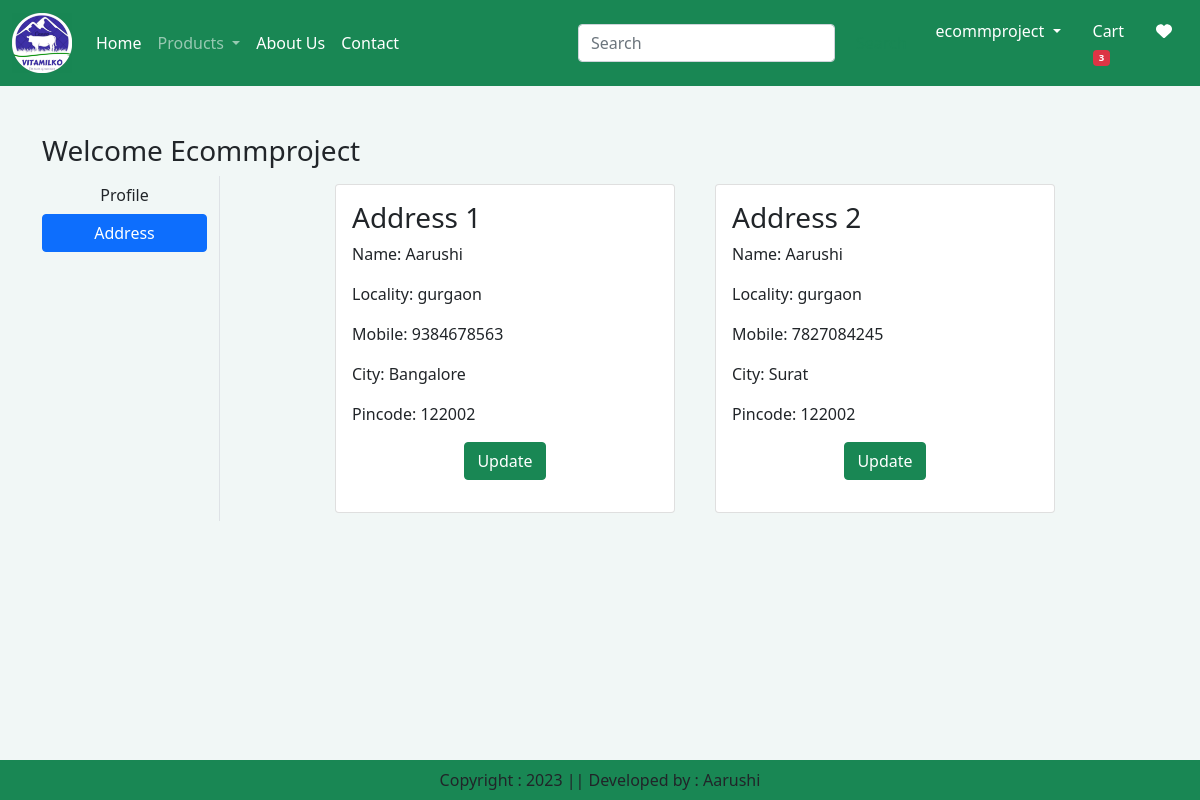
The page /address/ (signed in) on the database its author committed.
### app/models.py (models this page shows, shortened)
class Customer(models.Model):
    user = models.ForeignKey(User,on_delete=models.CASCADE)
    name = models.CharField(max_length=200)
    locality = models.CharField(max_length=200)
    mobile = models.IntegerField(default=0)
    zipcode = models.IntegerField()
    city = models.CharField(choices=STATE_CHOICES, max_length=100)

### app/views.py (the view)
# urls.py: path('address/',views.address, name='address'),
def address(request):
    totalitem = 0
    wishitem=0
    if request.user.is_authenticated:
        totalitem = len(Cart.objects.filter(user=request.user))
        wishitem = len(Wishlist.objects.filter(user=request.user))
    add=Customer.objects.filter(user=request.user)
    return render(request,'app/address.html',locals())

### app/templates/app/address.html (shortened to what this page needs)
{% extends 'app/base.html' %}
{% load static %}
{% block main-content %}
<div class="container my-5">
    <div class="row">
    <h3>Welcome <span class="text-capitalize">{{request.user}}</span></h3>
    <div class="col-sm-2 border-end">
        <ul class="list-unstyled">
            <li class="d-grid"> <a href="{% url 'profile' %}" class="btn">Profile</a></li>
            <li class="d-grid"><a href="{% url 'address' %}" class="btn btn-primary">Address</a></li>
        </ul>
    </div>
    <div class="col-sm-8 offset-sm-1">
        <div class="row">
            {% for ad in add %}
            <div class="col-sm-6">
                <div class="card m-2">
                    <div class="card-body">
                    <h3>Address {{forloop.counter}}</h3>
                    <p>Name: {{ad.name}}</p>
                    <p>Locality: {{ad.locality}}</p>
                    <p>Mobile: {{ad.mobile}}</p>
                    <p>City: {{ad.city}}</p>
                    <p>Pincode: {{ad.zipcode}}</p>
                    <p class="text-center"><a href="{% url 'updateAddress' pk=ad.id %}" type="button" class="btn btn-success">Update</a></p>
                </div>
            </div>
        </div>
        {% endfor %}
    </div>
    </div>
    </div>
</div>
{% endblock main-content %}

### app/templates/app/base.html (shortened to what this page needs)
<!DOCTYPE html>
{% load static %}
<html lang="en">
<head>
    <link href="https://cdn.jsdelivr.net/npm/bootstrap@5.0.0-beta1/dist/css/bootstrap.min.css" rel="stylesheet">
    <link rel="stylesheet" href="{% static 'app/css/owl.carousel.min.css' %}">
    <link rel="stylesheet" href="{% static 'app/css/all.min.css' %}">
    <link rel="stylesheet" href="{% static 'app/css/style.css' %}">
</head>
<body style="background-color: #F1F7F6;">
    <nav class="navbar navbar-expand-lg navbar-dark bg-success">
        <div class="container-fluid">
          <a class="navbar-brand" href="#">
            <img src="{% static "app/images/product/hello.png" %}" width="60" height="60" />
          </a>
          <div class="collapse navbar-collapse" id="navbarSupportedContent">
            <ul class="navbar-nav me-auto mb-2 mb-lg-0">
              {% if request.user.is_authenticated %}
              <li class="nav-item">
                <a class="nav-link active" aria-current="page" href="/">Home</a>
                <li class="nav-item dropdown">
                  <a class="nav-link dropdown-toggle" href="#" role="button" data-bs-toggle="dropdown" aria-expanded="false">
                    Products
                  </a>
                </li>
              </li>
              <li class="nav-item">
                <a class="nav-link text-white" href="{% url 'about' %}">About Us</a>
              </li>
              <li class="nav-item">
                <a class="nav-link text-white" href="{% url 'contact' %}">Contact</a>
              </li>
            </ul>
            <form class="d-flex" role="search" action="/search">
              <input class="form-control me-2" type="search" placeholder="Search" aria-label="Search" name="search">
              <button class="btn btn-outline-success" type="submit">Search</button>
            </form>
          </div>
          <ul class="navbar-nav me-auto mb-2 mb-lg-0">
              <li class="nav-item dropdown mx-2">
                <a class="nav-link dropdown-toggle text-white" href="#" id="profileDropdown" role="button" data-bs-toggle="dropdown" aria-expanded="false">{{request.user}}
                </a>
              </li>
              <li class="nav-item mx-2">
                <a class="nav-link text-white" href="{% url 'showcart' %}">Cart<span class="badge bg-danger" style="font-size:0.6rem;">{% if totalitem > 0 %}{{totalitem}}{% endif %}</span></a>
              </li>
              <li class="nav-item mx-2">
                <a class="nav-link text-white" href="{% url 'showwishlist' %}"><i class="fa fa-heart"></i></a>
              </li>
              {% endif %}
          </ul>
        </div>
      </nav>
      {% block main-content %}{% endblock main-content %}
      <footer class="container-fluid fixed-bottom bg-success text-center p-2 mt-5">
        Copyright : 2023 || Developed by : Aarushi
      </footer>
    </body>
  </html>

### rows shown on the page
Customer: name "Aarushi", locality "gurgaon", mobile "9384678563", city "Bangalore", zipcode "122002"
Customer: name "Aarushi", locality "gurgaon", mobile "7827084245", city "Surat", zipcode "122002"

### other values the page prints
{{ request.user }} "ecommproject"
{{ totalitem }} "3"
{{ request.user }} "Ecommproject"
